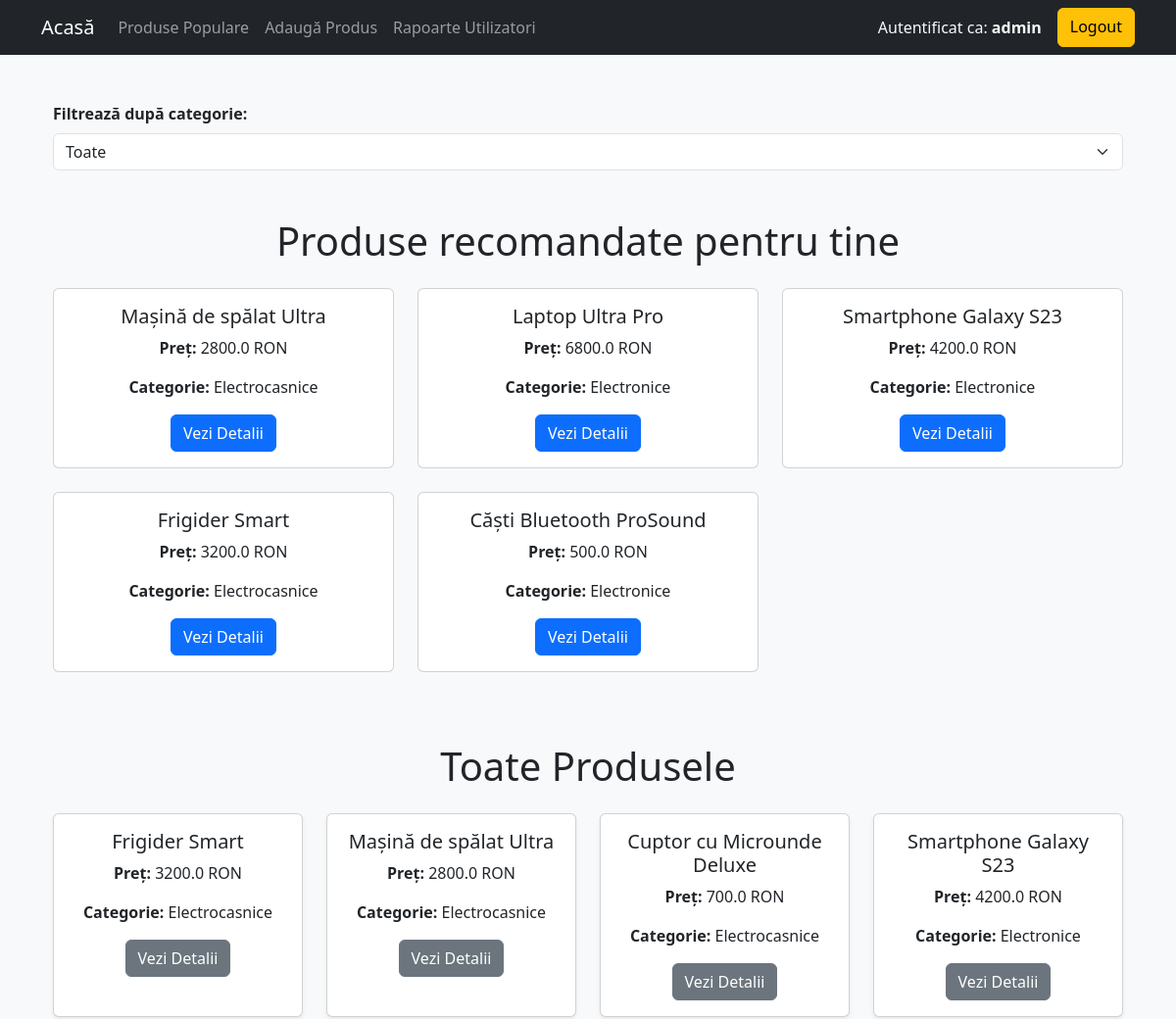
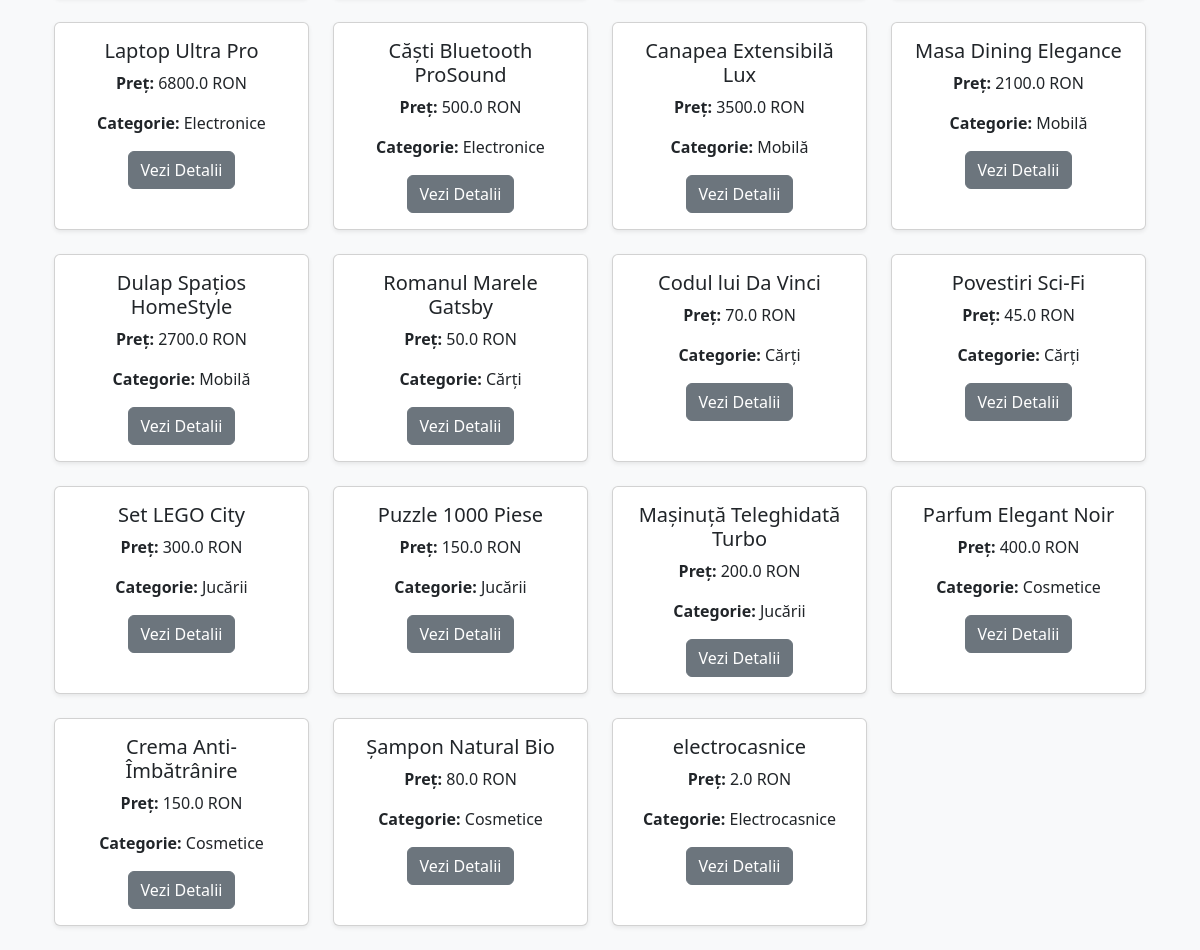
Screenshot of / (signed in) with the database file from the repository (2 pictures, top to bottom).
### models.py (models this page shows, shortened)
class Product(db.Model):
    id = db.Column(db.Integer, primary_key=True)
    name = db.Column(db.String(100))
    category = db.Column(db.String(50))
    price = db.Column(db.Float)
    description = db.Column(db.Text)
    views = db.Column(db.Integer, default=0)
    purchases = db.Column(db.Integer, default=0)

### app.py (the view)
@app.route("/")
@login_required
def home():
    produse = Product.query.all()
    produse_recomandate = get_recommended_products(session.get('user_id'))
    return render_template("index.html", produse=produse, produse_recomandate=produse_recomandate, user_role=session.get('role'))

### app.py (called while the page is built)
def login_required(f):
    @wraps(f)
    def decorated_function(*args, **kwargs):
        if "user_id" not in session:
            flash("Trebuie sa fii autentificat pentru a accesa aceasta pagina.")
            return redirect(url_for("login"))
        return f(*args, **kwargs)
    return decorated_function

### templates/index.html (shortened to what this page needs)
<!DOCTYPE html>
<html lang="ro">
<head>
    <link rel="stylesheet" href="https://cdn.jsdelivr.net/npm/bootstrap@5.3.0/dist/css/bootstrap.min.css">
</head>
<body class="bg-light">
    {% extends 'base.html' %}
{% block content %}
<div class="container mt-5">
    <label for="categoryFilter" class="form-label"><strong>Filtrează după categorie:</strong></label>
    <select class="form-select" id="categoryFilter" onchange="filterProducts()">
        <option value="Toate">Toate</option>
    </select>
</div>
<div class="container mt-5">
    <h1 class="text-center mb-4">Produse recomandate pentru tine</h1>
    <div class="row">
        {% for produs in produse_recomandate %}
        <div class="col-md-4 mb-4">
            <div class="card text-center h-100">
                <div class="card-body">
                    <h5 class="card-title">{{ produs.name }}</h5>
                    <p class="card-text"><strong>Preț:</strong> {{ produs.price }} RON</p>
                    <p class="card-text"><strong>Categorie:</strong> {{ produs.category }}</p>
                    <a href="{{ url_for('view_product', product_id=produs.id) }}" class="btn btn-primary">Vezi Detalii</a>
                </div>
            </div>
        </div>
        {% endfor %}
    </div>
</div>
<div class="container mt-5">
    <h1 class="text-center mb-4">Toate Produsele</h1>
    <div class="row">
        {% for produs in produse %}
        <div class="col-md-3 mb-4 product-card" data-category="{{ produs.category }}">
            <div class="card h-100 shadow-sm">
                <div class="card-body text-center">
                    <h5 class="card-title">{{ produs.name }}</h5>
                    <p class="card-text"><strong>Preț:</strong> {{ produs.price }} RON</p>
                    <p class="card-text"><strong>Categorie:</strong> {{ produs.category }}</p>
                    <a href="{{ url_for('view_product', product_id=produs.id) }}" class="btn btn-secondary">Vezi Detalii</a>
                </div>
            </div>
        </div>
        {% endfor %}
    </div>
</div>
{% endblock %}

### rows the page displays
Product: name "Mașină de spălat Ultra", price "2800.0", category "Electrocasnice"
Product: name "Laptop Ultra Pro", price "6800.0", category "Electronice"
Product: name "Smartphone Galaxy S23", price "4200.0", category "Electronice"
Product: name "Frigider Smart", price "3200.0", category "Electrocasnice"
Product: name "Căști Bluetooth ProSound", price "500.0", category "Electronice"
Product: name "Cuptor cu Microunde Deluxe", price "700.0", category "Electrocasnice"
Product: name "Canapea Extensibilă Lux", price "3500.0", category "Mobilă"
Product: name "Masa Dining Elegance", price "2100.0", category "Mobilă"
Product: name "Dulap Spațios HomeStyle", price "2700.0", category "Mobilă"
Product: name "Romanul Marele Gatsby", price "50.0", category "Cărți"
Product: name "Codul lui Da Vinci", price "70.0", category "Cărți"
Product: name "Povestiri Sci-Fi", price "45.0", category "Cărți"
Product: name "Set LEGO City", price "300.0", category "Jucării"
Product: name "Puzzle 1000 Piese", price "150.0", category "Jucării"
Product: name "Mașinuță Teleghidată Turbo", price "200.0", category "Jucării"
Product: name "Parfum Elegant Noir", price "400.0", category "Cosmetice"
Product: name "Crema Anti-Îmbătrânire", price "150.0", category "Cosmetice"
Product: name "Șampon Natural Bio", price "80.0", category "Cosmetice"
Product: name "electrocasnice", price "2.0", category "Electrocasnice"

### other values shown
{{ session['role'] }} "admin"
